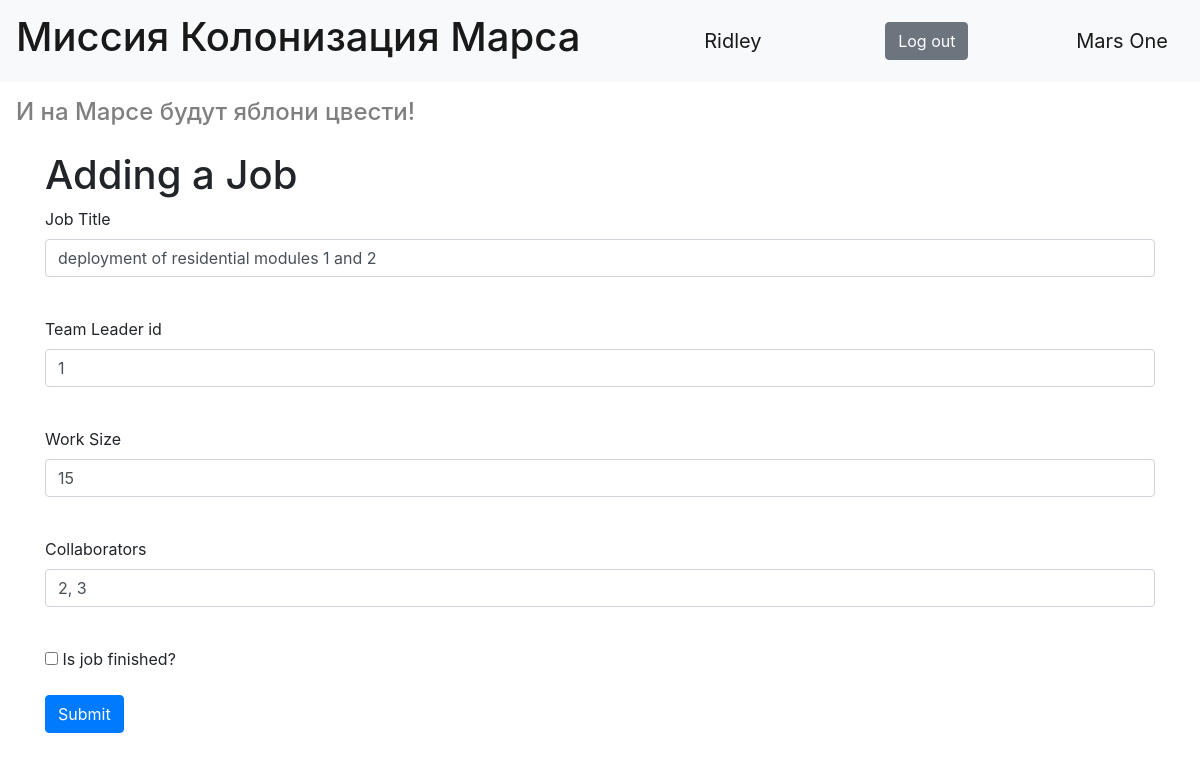
/job/1 (signed in), run on the app's committed database.
### data/users.py (models this page shows, shortened)
class User(SqlAlchemyBase, UserMixin, SerializerMixin):
    __tablename__ = 'users'
    id = sqlalchemy.Column(sqlalchemy.Integer,
                           primary_key=True, autoincrement=True)
    surname = sqlalchemy.Column(sqlalchemy.String, nullable=True)
    name = sqlalchemy.Column(sqlalchemy.String, nullable=True)
    age = sqlalchemy.Column(sqlalchemy.Integer, nullable=True)
    position = sqlalchemy.Column(sqlalchemy.String, nullable=True)
    speciality = sqlalchemy.Column(sqlalchemy.String, nullable=True)
    address = sqlalchemy.Column(sqlalchemy.String, nullable=True)
    email = sqlalchemy.Column(sqlalchemy.String, unique=True, nullable=True)
    hashed_password = sqlalchemy.Column(sqlalchemy.String, nullable=True)
    modified_date = sqlalchemy.Column(sqlalchemy.DateTime, nullable=True)
    city_from = sqlalchemy.Column(sqlalchemy.String, nullable=True)
    jobs = orm.relation('Jobs', back_populates='user')
    departments = orm.relation('Department', back_populates='user')

### data/jobs.py (models this page shows)
class Jobs(SqlAlchemyBase, SerializerMixin):
    __tablename__ = 'jobs'
    id = sqlalchemy.Column(sqlalchemy.Integer,
                           primary_key=True, autoincrement=True)
    team_leader = sqlalchemy.Column(sqlalchemy.Integer,
                                    sqlalchemy.ForeignKey('users.id'),
                                    nullable=True)
    job = sqlalchemy.Column(sqlalchemy.String, nullable=True)
    work_size = sqlalchemy.Column(sqlalchemy.Integer, nullable=True)
    collaborators = sqlalchemy.Column(sqlalchemy.String, nullable=True)
    start_date = sqlalchemy.Column(sqlalchemy.DateTime, nullable=True)
    end_date = sqlalchemy.Column(sqlalchemy.DateTime, nullable=True)
    is_finished = sqlalchemy.Column(sqlalchemy.Boolean, nullable=True)
    user = orm.relation('User')
    categories = orm.relation("Category",
                              secondary="jobs_to_category",
                              backref="jobs")

### main.py (the view, shortened to what this page needs)
@app.route('/job/<int:id>', methods=['GET', 'POST'])
@login_required
def edit_job(id):
    form = JobForm()
    if request.method == "GET":
        db_sess = db_session.create_session()
        jobs = db_sess.query(Jobs).filter(Jobs.id == id, ((Jobs.user == current_user) | (current_user.id == 1))).first()
        if jobs:
            form.team_leader.data = jobs.team_leader
            form.job.data = jobs.job
            form.work_size.data = jobs.work_size
            form.collaborators.data = jobs.collaborators
            form.is_finished.data = jobs.is_finished
        else:
            abort(404)
    return render_template('job.html', title='Еditing a job', form=form)

### forms/user.py
class JobForm(FlaskForm):
    job = StringField('Job Title', validators=[DataRequired()])
    team_leader = StringField('Team Leader id', validators=[DataRequired()])
    work_size = StringField('Work Size', validators=[DataRequired()])
    collaborators = StringField('Collaborators', validators=[DataRequired()])
    is_finished = BooleanField('Is job finished?')
    submit = SubmitField('Submit')

### data/db_session.py (called while the page is built)
def create_session() -> Session:
    global __factory
    return __factory()

### main.py (called while the page is built)
@login_manager.user_loader
def load_user(user_id):
    db_sess = db_session.create_session()
    return db_sess.query(User).get(user_id)

### templates/job.html (shortened to what this page needs)
{% extends "base.html" %}
{% block content %}
    <h1>Adding a Job</h1>
    <form action="" method="post">
        <p>
            {{ form.job.label }}<br>
            {{ form.job(class="form-control") }}<br>
        </p>
        <p>
            {{ form.team_leader.label }}<br>
            {{ form.team_leader(class="form-control") }}<br>
        </p>
        <p>
            {{ form.work_size.label }}<br>
            {{ form.work_size(class="form-control") }}<br>
        </p>
        <p>
            {{ form.collaborators.label }}<br>
            {{ form.collaborators(class="form-control") }}<br>
        </p>
        <p>{{ form.is_finished() }} {{ form.is_finished.label }}</p>
        <p>{{ form.submit(type="submit", class="btn btn-primary") }}</p>
    </form>
{% endblock %}

### templates/base.html (shortened to what this page needs)
<!doctype html>
<html lang="en">
<head>
    <link rel="stylesheet"
          href="https://stackpath.bootstrapcdn.com/bootstrap/4.4.1/css/bootstrap.min.css"
>
    <link rel="stylesheet"
          href="static/css/login.css">
</head>
<body>
<header>
    <nav class="navbar navbar-light bg-light">
        <a class="navbar-brand" href="#"><h1>Миссия Колонизация Марса</h1></a>
        {% if current_user.is_authenticated %}
        <a class="navbar-brand" href="/logout">{{ current_user.name }}</a>
        <a href="/logout" class="btn btn-secondary">Log out</a>
        {% else %}
        <p>
        <a class="btn btn-primary " href="/register">Register</a>
        <a class="btn btn-success" href="/login">Log in</a>
        </p>
        {% endif %}
        <a class="navbar-brand" href="/logout">Mars One</a>
    </nav>
    <nav class="navbar navbar-light">
      <span class="navbar-text">
          <h4>И на Марсе будут яблони цвести!</h4>
      </span>
    </nav>
</header>
<main role="main" class="container">
    {% block content %}{% endblock %}
</main>
</body>
</html>

### data on the page
User: name "Ridley"
Jobs: job "deployment of residential modules 1 and 2", team_leader "1", work_size "15", collaborators "2, 3"
